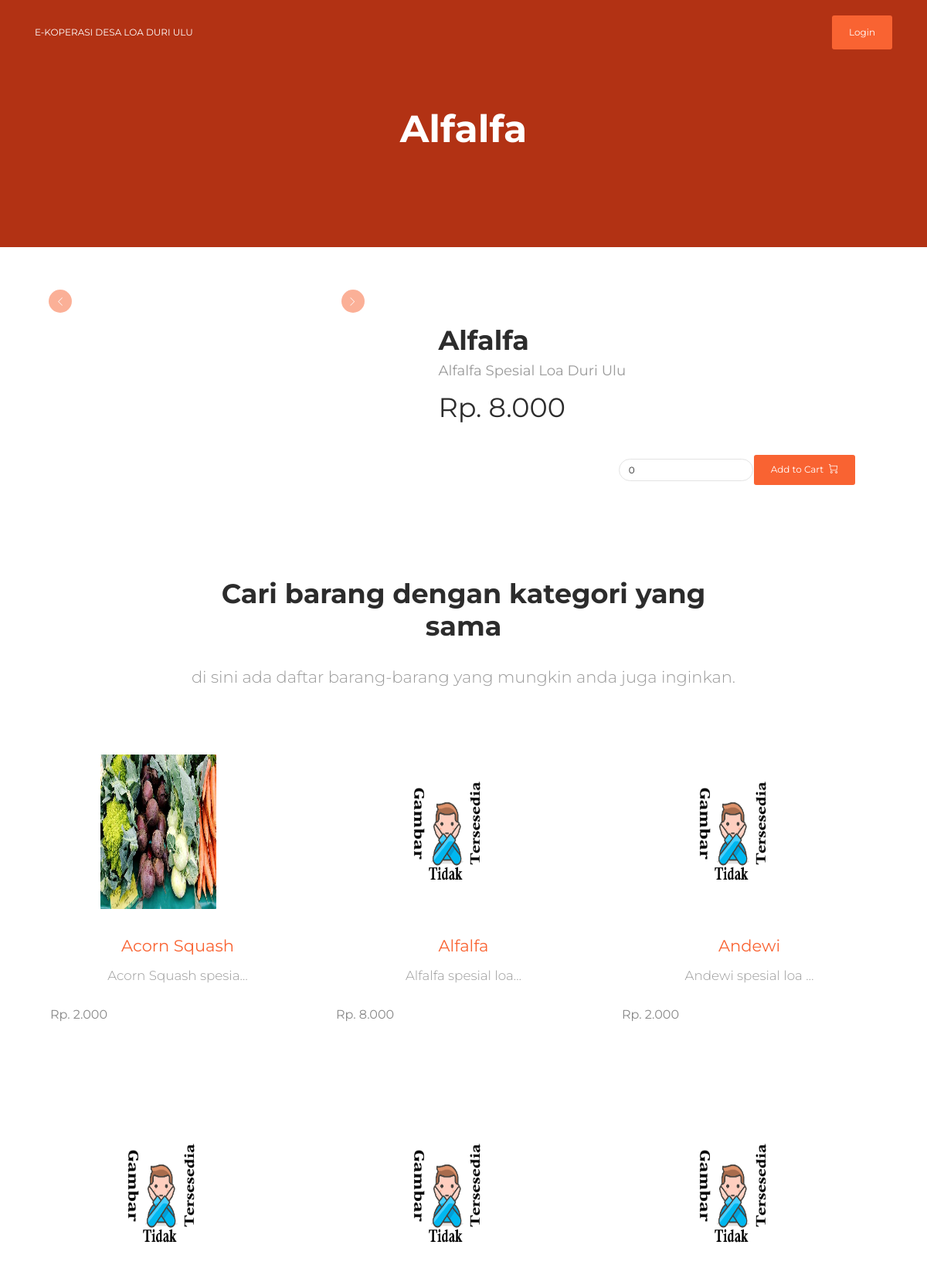
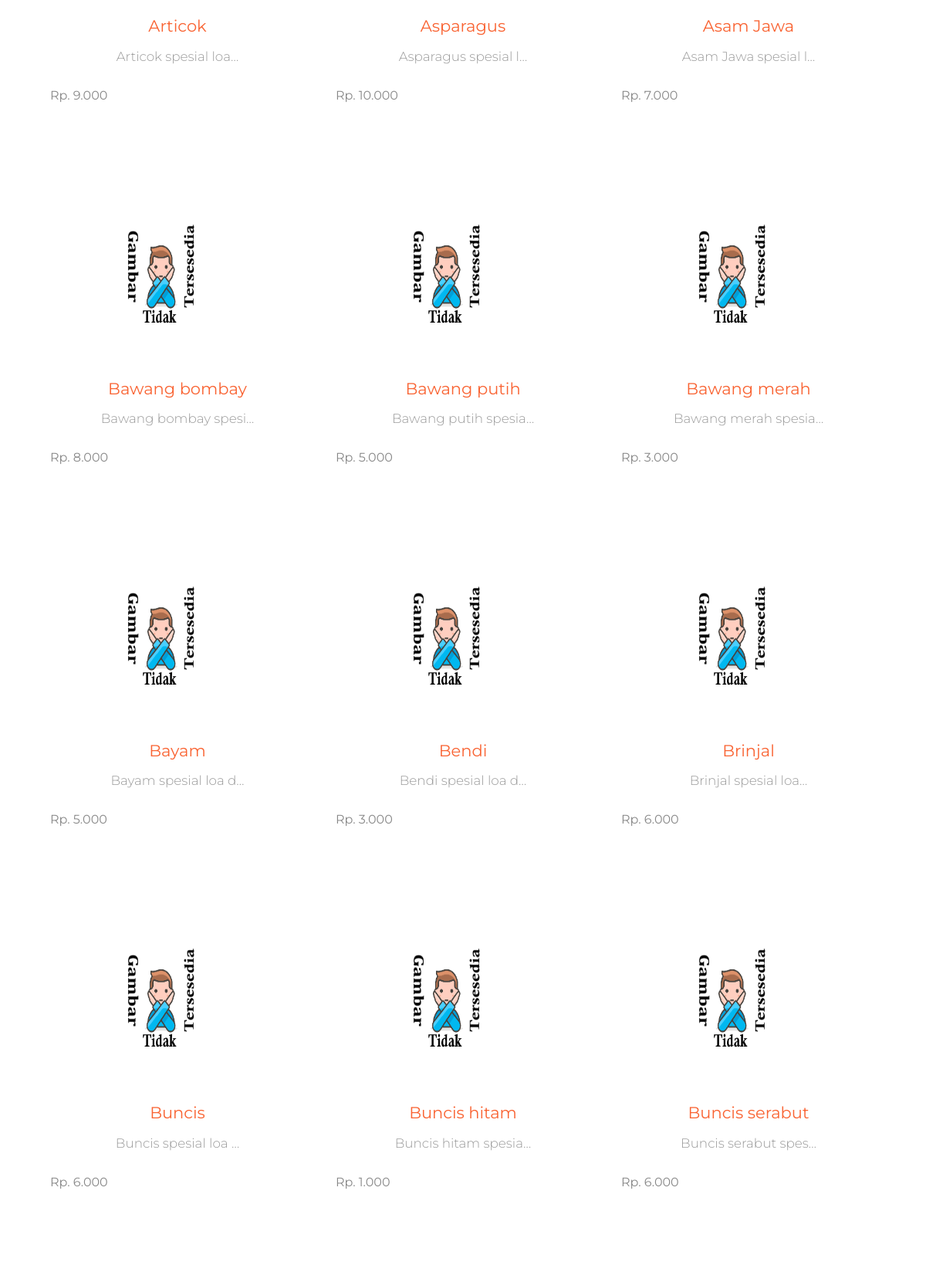
The app's page /item-details/2/ (upper part) with its own data (2 pictures, top to bottom).
### commerce/models.py (models this page shows, shortened)
class Item(models.Model):
    title = models.CharField(max_length=100)
    category = models.ManyToManyField(ItemCategory)
    description = models.TextField()
    price = models.IntegerField()
    stock = models.IntegerField()
    thumbnail = models.ImageField(upload_to='app_medias/thumbnails', null=True)
    media = models.ManyToManyField(MediaLibrary)
    deleted = models.BooleanField(default=False)

### commerce/views.py (the view)
# urls.py: path('item-details/<pk>/', ItemPage.as_view(), name='item-page'),
class ItemPage(DetailView):
    models = Item
    template_name = 'commerce/pages/item-details/index.html'
    context_object_name = 'item'
    queryset = Item.objects.all()
    def get_context_data(self, **kwargs):
        context = super().get_context_data(**kwargs)
        if self.request.user.is_authenticated:
            qs = OrderItem.objects.all().filter(order__user=self.request.user, item=context['item'],
                                                order__ordered=False).first()
            if qs:
                context['ordered'] = qs.qty
            else:
                context['ordered'] = 0
        else:
            context['ordered'] = 0
        context['items'] = Item.objects.all().filter(category__in=context['item'].category.all())
        return context

### commerce/context.py (called while the page is built)
def user_cart_ctx(request):
    if request.user.is_authenticated:
        data = OrderItem.objects.filter(order__user=request.user, order__ordered=False)
        return {
            'carts': data.all(),
            'carts_count': data.count(),
        }
    return {
            'carts': None,
            'carts_count': 0,
        }

### templates/commerce/pages/item-details/index.html (shortened to what this page needs)
{% extends 'layouts/base.html' %}
{% load i18n %}
{% load humanize %}
{% block header %}
    <div class="page-header page-header-mini header-filter">
    {% if item.thumbnail %}
        <div class="page-header-image" style="background-image: url('{{ item.thumbnail.url }}');"></div>
    {% else %}
        <div class="page-header-image" style="background-color: #ff471d;"></div>
    {% endif %}
    <div class="content-center text-center">
            <div class="row">
                <div class="col-md-8 ml-auto mr-auto">
                    <h1 class="title">{{ item.title }}</h1>
                </div>
            </div>
        </div>
    </div>
{% endblock %}
{% block content %}
    <div class="section">
        <div class="container">
            <div class="row">
                <div class="col-md-5">
                    <div id="productCarousel" class="carousel slide" data-ride="carousel" data-interval="8000">
                            <a class="carousel-control-prev" href="#productCarousel" role="button" data-slide="prev">
                                <button type="button" class="btn btn-primary btn-icon btn-round btn-sm" name="button">
                                    <i class="now-ui-icons arrows-1_minimal-left"></i>
                                </button>
                            </a>
                            <a class="carousel-control-next" href="#productCarousel" role="button" data-slide="next">
                                <button type="button" class="btn btn-primary btn-icon btn-round btn-sm" name="button">
                                    <i class="now-ui-icons arrows-1_minimal-right"></i>
                                </button>
                            </a>
                        </div>
                    </div>
                    <div class="col-md-6 ml-auto mr-auto">
                        <h2 class="title"> {{ item.title }} </h2>
                        <h5 class="category">{{ item.description }}</h5>
                        <h2 class="main-price">Rp. {{ item.price|intcomma }}</h2>
                        <div class="row justify-content-end">
                            <form class="form-inline"
                                  hx-post="{% url 'add_order_item' item.id %}"
                                  hx-target="#shopping-cart"
                            >
                                <input type="number" class="form-control" placeholder="qty" name="qty" id="qty" value="{{ ordered|floatformat:0|intcomma }}">
                                {% if user.is_authenticated %}
                                <button class="btn btn-primary mr-3" type="submit">Add to Cart &nbsp;<i
                                    class="now-ui-icons shopping_cart-simple"></i></button>
                                {% else %}
                                    <a class="btn btn-primary mr-3" href="{% url 'account_login' %}">Add to Cart &nbsp;<i
                                    class="now-ui-icons shopping_cart-simple"></i></a>
                                {% endif %}
                            </form>
                        </div>
                    </div>
                </div>
                <div class="features-4">
                    <div class="container">
                        <div class="row">
                            <div class="col-md-8 ml-auto mr-auto text-center">
                                <h2 class="title">Cari barang dengan kategori yang sama</h2>
                                <h4 class="description">di sini ada daftar barang-barang
                                    yang mungkin anda juga inginkan. </h4>
                            </div>
                        </div>
                        <div class="row">
                            {% include 'commerce/pages/home-page/partials/item_lists.html' %}
                        </div>
                    </div>
                </div>
            </div>
        </div>
{% endblock %}

### templates/commerce/pages/home-page/partials/item_lists.html (shortened to what this page needs)
{% load humanize %}
{% load static %}
{% for item in items %}
    <div class="col-lg-4 col-md-6">
        <a href="{% url 'item-page' item.id %}">
            <div class="card card-product card-plain">
                <div class="card-image">
                    {% if item.thumbnail %}
                        <img src="{{ item.thumbnail.url }}" alt="{{ item.thumbnail.url }}" width="150" height="200"/>
                    {% else %}
                        <img src="{% static '/img/no-image.png' %}" alt="no image available" width="150" height="200"/>
                    {% endif %}
                </div>
                <div class="card-body">
                    <h4 class="card-title">{{ item.title }}</h4>
                    <p class="card-description">
                        {{ item.description|truncatechars:20 }}</p>
                    <div class="card-footer">
                        <div class="price-container align-items-center">
                            <span class="price"> Rp. {{ item.price|intcomma }}</span>
                        </div>
                    </div>
                </div>
            </div>
        </a>
    </div>
{% endfor %}

### records on screen
Item: title "Alfalfa", description "Alfalfa Spesial Loa Duri Ulu", price "8.000", description "Alfalfa spesial loa…"
Item: thumbnail (picture), title "Acorn Squash", description "Acorn Squash spesia…", price "2.000"
Item: title "Andewi", description "Andewi spesial loa …", price "2.000"
Item: title "Articok", description "Articok spesial loa…", price "9.000"
Item: title "Asparagus", description "Asparagus spesial l…", price "10.000"
Item: title "Asam Jawa", description "Asam Jawa spesial l…", price "7.000"
Item: title "Bawang bombay", description "Bawang bombay spesi…", price "8.000"
Item: title "Bawang putih", description "Bawang putih spesia…", price "5.000"
Item: title "Bawang merah", description "Bawang merah spesia…", price "3.000"
Item: title "Bayam", description "Bayam spesial loa d…", price "5.000"
Item: title "Bendi", description "Bendi spesial loa d…", price "3.000"
Item: title "Brinjal", description "Brinjal spesial loa…", price "6.000"
Item: title "Buncis", description "Buncis spesial loa …", price "6.000"
Item: title "Buncis hitam", description "Buncis hitam spesia…", price "1.000"
Item: title "Buncis serabut", description "Buncis serabut spes…", price "6.000"
